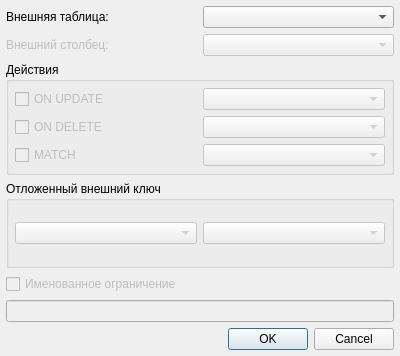
<?xml version="1.0" encoding="UTF-8"?>
<ui version="4.0">
 <class>QueryBuilderForeginKeyDialog</class>
 <widget class="QDialog" name="QueryBuilderForeginKeyDialog">
  <property name="geometry">
   <rect>
    <x>0</x>
    <y>0</y>
    <width>400</width>
    <height>356</height>
   </rect>
  </property>
  <property name="windowTitle">
   <string>Внешний ключ</string>
  </property>
  <layout class="QGridLayout" name="gridLayout_2">
   <property name="leftMargin">
    <number>6</number>
   </property>
   <property name="topMargin">
    <number>6</number>
   </property>
   <property name="rightMargin">
    <number>6</number>
   </property>
   <property name="bottomMargin">
    <number>6</number>
   </property>
   <item row="3" column="0">
    <widget class="QCheckBox" name="chkIsName">
     <property name="enabled">
      <bool>false</bool>
     </property>
     <property name="text">
      <string>Именованное ограничение</string>
     </property>
    </widget>
   </item>
   <item row="5" column="0">
    <widget class="QDialogButtonBox" name="buttonBox">
     <property name="orientation">
      <enum>Qt::Horizontal</enum>
     </property>
     <property name="standardButtons">
      <set>QDialogButtonBox::Cancel|QDialogButtonBox::Ok</set>
     </property>
    </widget>
   </item>
   <item row="4" column="0">
    <widget class="QLineEdit" name="txtIsName">
     <property name="enabled">
      <bool>false</bool>
     </property>
    </widget>
   </item>
   <item row="1" column="0">
    <widget class="QGroupBox" name="groupBox">
     <property name="title">
      <string>Действия</string>
     </property>
     <layout class="QGridLayout" name="gridLayout_3">
      <property name="leftMargin">
       <number>6</number>
      </property>
      <property name="topMargin">
       <number>6</number>
      </property>
      <property name="rightMargin">
       <number>6</number>
      </property>
      <property name="bottomMargin">
       <number>6</number>
      </property>
      <item row="1" column="0">
       <widget class="QCheckBox" name="chkOnDelete">
        <property name="enabled">
         <bool>false</bool>
        </property>
        <property name="text">
         <string>ON DELETE</string>
        </property>
       </widget>
      </item>
      <item row="1" column="1">
       <widget class="QComboBox" name="cmbOnDelete">
        <property name="enabled">
         <bool>false</bool>
        </property>
       </widget>
      </item>
      <item row="0" column="0">
       <widget class="QCheckBox" name="chkOnUpdate">
        <property name="enabled">
         <bool>false</bool>
        </property>
        <property name="text">
         <string>ON UPDATE</string>
        </property>
       </widget>
      </item>
      <item row="0" column="1">
       <widget class="QComboBox" name="cmbOnUpdate">
        <property name="enabled">
         <bool>false</bool>
        </property>
       </widget>
      </item>
      <item row="2" column="0">
       <widget class="QCheckBox" name="chkMatch">
        <property name="enabled">
         <bool>false</bool>
        </property>
        <property name="text">
         <string>MATCH</string>
        </property>
       </widget>
      </item>
      <item row="2" column="1">
       <widget class="QComboBox" name="cmbMatch">
        <property name="enabled">
         <bool>false</bool>
        </property>
       </widget>
      </item>
     </layout>
    </widget>
   </item>
   <item row="0" column="0">
    <layout class="QGridLayout" name="gridLayout">
     <item row="2" column="0">
      <widget class="QLabel" name="lblFields">
       <property name="enabled">
        <bool>false</bool>
       </property>
       <property name="text">
        <string>Внешний столбец:</string>
       </property>
      </widget>
     </item>
     <item row="1" column="1">
      <widget class="QComboBox" name="cmbTables"/>
     </item>
     <item row="1" column="0">
      <widget class="QLabel" name="label">
       <property name="text">
        <string>Внешняя таблица:</string>
       </property>
      </widget>
     </item>
     <item row="2" column="1">
      <widget class="QComboBox" name="cmbFields">
       <property name="enabled">
        <bool>false</bool>
       </property>
      </widget>
     </item>
    </layout>
   </item>
   <item row="2" column="0">
    <widget class="QGroupBox" name="groupBox_2">
     <property name="title">
      <string>Отложенный внешний ключ</string>
     </property>
     <layout class="QGridLayout" name="gridLayout_4">
      <property name="leftMargin">
       <number>6</number>
      </property>
      <property name="topMargin">
       <number>6</number>
      </property>
      <property name="rightMargin">
       <number>6</number>
      </property>
      <property name="bottomMargin">
       <number>6</number>
      </property>
      <item row="0" column="0">
       <widget class="QComboBox" name="cmbDeferable">
        <property name="enabled">
         <bool>false</bool>
        </property>
       </widget>
      </item>
      <item row="0" column="1">
       <widget class="QComboBox" name="cmbDeferred">
        <property name="enabled">
         <bool>false</bool>
        </property>
       </widget>
      </item>
     </layout>
    </widget>
   </item>
  </layout>
 </widget>
 <resources/>
 <connections>
  <connection>
   <sender>buttonBox</sender>
   <signal>accepted()</signal>
   <receiver>QueryBuilderForeginKeyDialog</receiver>
   <slot>accept()</slot>
   <hints>
    <hint type="sourcelabel">
     <x>248</x>
     <y>254</y>
    </hint>
    <hint type="destinationlabel">
     <x>157</x>
     <y>274</y>
    </hint>
   </hints>
  </connection>
  <connection>
   <sender>buttonBox</sender>
   <signal>rejected()</signal>
   <receiver>QueryBuilderForeginKeyDialog</receiver>
   <slot>reject()</slot>
   <hints>
    <hint type="sourcelabel">
     <x>316</x>
     <y>260</y>
    </hint>
    <hint type="destinationlabel">
     <x>286</x>
     <y>274</y>
    </hint>
   </hints>
  </connection>
 </connections>
</ui>
